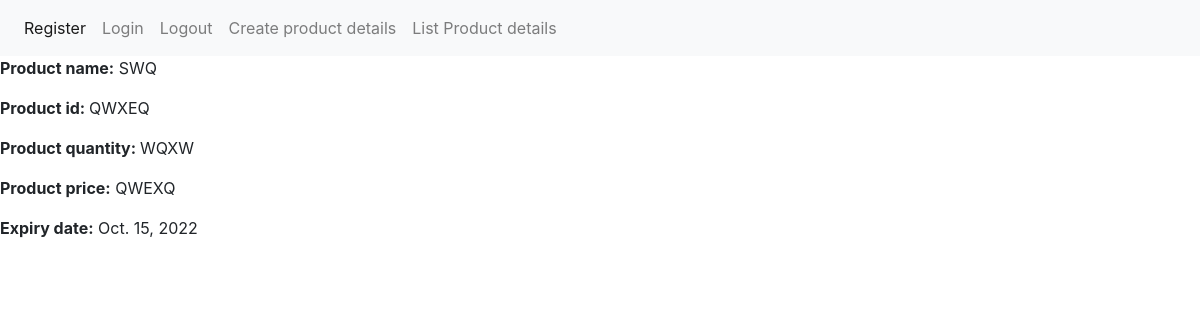
Page /view_product_details/1/ (signed in) on the committed database.
### management/models.py (models this page shows)
class ProductDetails(models.Model):
    product_name= models.CharField(max_length=30)
    product_id= models.CharField(max_length=30)
    product_quantity= models.CharField(max_length=30)
    product_price= models.CharField(max_length=30)
    expiry_date=models.DateField()
    created_at = models.DateTimeField(auto_now_add=True)
    updated_at = models.DateTimeField(auto_now=True)
    is_active=   models.BooleanField('Is active', default=False)

### management/views.py (the view)
# urls.py: path('view_product_details/<int:id>/', views.view_product_details, name='view_product_details'),
@login_required(login_url='login_view')
def view_product_details(request,id):
    if request.user.is_admin:
     x=  ProductDetails.objects.get(id=id)
     return render(request,'management/view_product_details.html',{'x':x})
    else:
        return HttpResponse('not permit')

### management/templates/management/view_product_details.html
{% extends "management/layout.html" %}
{% block content %}
         <p><b>Product name:</b> {{x.product_name}}</p>
          <p><b>Product id: </b>{{x.product_id}}</p>
          <p><b>Product quantity: </b>{{x.product_quantity}}</p>
          <p><b>Product price:</b> {{x.product_price}}</p>
          <p><b>Expiry date:</b> {{x.expiry_date}}</p>
          {% endblock %}

### rows in the picture
ProductDetails: product_name "SWQ", product_id "QWXEQ", product_quantity "WQXW", product_price "QWEXQ", expiry_date "Oct. 15, 2022"
